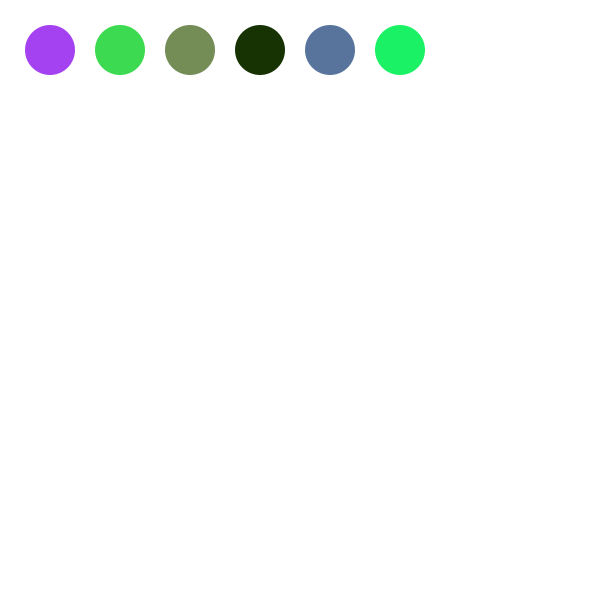
Frame 1 (no input)
Frame 60 (the mouse pressed at the canvas centre just before this capture): identical to frame 1, image omitted
Frame 120 (the mouse held since frame 60 and released just before this capture): identical to frame 1, image omitted

The Processing sketch that drew this single still picture (run headless with seeded random() and noise(); from frame 60 on, the mouse is pressed at the canvas centre):

// Processing sketch: Paint2
// ── Paint2.pde

color kolor=color(0,0,0);
boolean rysuje = false;
int numerek=1;

void setup(){
  size(600, 600); 
  noStroke();
  background(255);

  narysujPalete();
}

void draw(){
  
  if(rysuje){
     kropka(mouseX, mouseY, kolor);
  }
   
}

void narysujPalete(){
    fill(losowyKolor());
    ellipse(50,50,50,50);
    
    fill(losowyKolor());
    ellipse(120,50,50,50);
    
    fill(losowyKolor());
    ellipse(190,50,50,50);
    
    fill(losowyKolor());
    ellipse(260,50,50,50);
    
    fill(losowyKolor());
    ellipse(330,50,50,50);
    
    fill(losowyKolor());
    ellipse(400,50,50,50);
}

color losowyKolor(){
  int czerwony = int(random(255));
  int zielony = int(random(255));
  int niebieski = int(random(255));
  return color(czerwony,zielony,niebieski);  
}

void kropka(int x, int y, color kolor){
  fill(kolor);
  
  translate(x, y);
  rotate(radians(45));
  scale(0.2);
  rysujKwadrat();
}

void rysujKwadrat(){
  beginShape();
  vertex(0,0);
  vertex(0,100);
  vertex(100,100);
  vertex(100,0);
  endShape(CLOSE);
}

void mouseClicked() {
  if(mouseButton == RIGHT){
    kolor = get(mouseX,mouseY);
  }
}

void mousePressed(){
  if(mouseButton == LEFT){
    rysuje = true;
  }
}

void mouseReleased(){
  if(mouseButton == LEFT){
    rysuje = false;
  }
} 

void keyPressed(){
   if(key == ' '){
      String plik = "moj_obrazek"+numerek+".jpg";
      save(plik);
      println("Zapisano plik: "+plik);
      
      numerek = numerek + 1;
   } 
}
